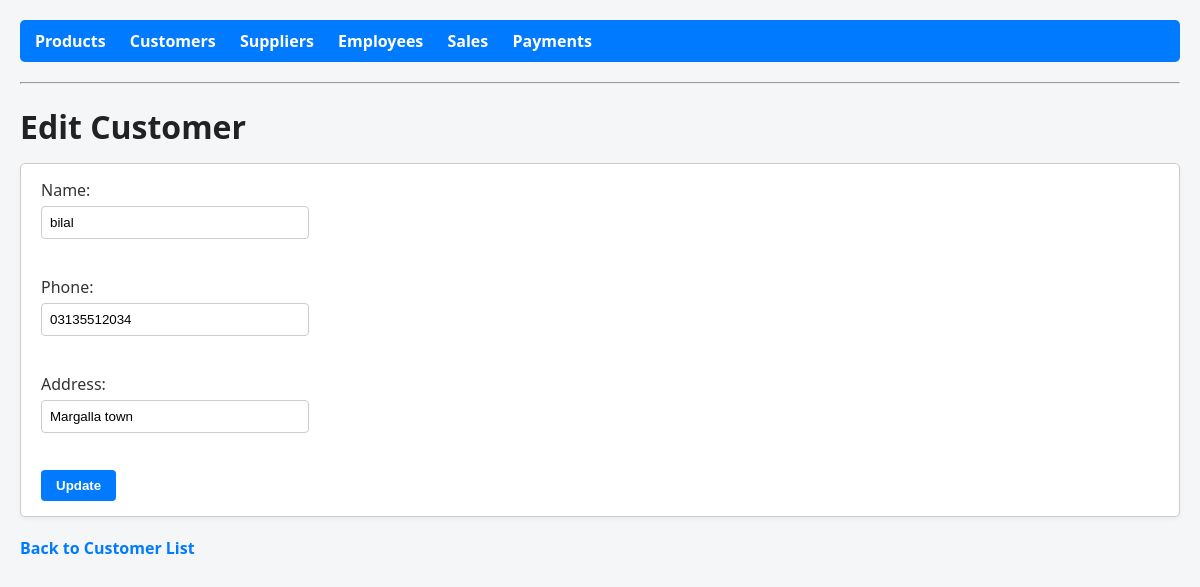
The app's page /edit-customer/2 with its own data.
### tables this page shows
CREATE TABLE Customer (
    CustomerID INTEGER PRIMARY KEY AUTOINCREMENT,
    Name TEXT NOT NULL,
    Phone TEXT,
    Address TEXT
);

### app.py (the view, shortened to what this page needs)
@app.route('/edit-customer/<int:id>', methods=['GET', 'POST'])
def edit_customer(id):
    conn = get_db_connection()
    customer = conn.execute('SELECT * FROM Customer WHERE CustomerID = ?', (id,)).fetchone()
    conn.close()
    return render_template('edit_customer.html', customer=customer)

### app.py (called while the page is built)
def get_db_connection():
    conn = sqlite3.connect(DB)
    conn.row_factory = sqlite3.Row
    return conn

### templates/edit_customer.html (shortened to what this page needs)
<!DOCTYPE html>
<html>
<head>
    <link rel="stylesheet" href="{{ url_for('static', filename='style.css') }}">
</head>
<body>
    <nav class="navbar">
    <a href="{{ url_for('index') }}">Products</a>
    <a href="{{ url_for('customers') }}">Customers</a>
    <a href="{{ url_for('suppliers') }}">Suppliers</a>
    <a href="{{ url_for('employees') }}">Employees</a>
    <a href="{{ url_for('sales') }}">Sales</a>
    <a href="{{ url_for('payments') }}">Payments</a>
</nav>
<hr>
    <h1>Edit Customer</h1>
    <form method="POST">
        Name: <input type="text" name="name" value="{{ customer['Name'] }}" required><br>
        Phone: <input type="text" name="phone" value="{{ customer['Phone'] }}"><br>
        Address: <input type="text" name="address" value="{{ customer['Address'] }}"><br>
        <button type="submit">Update</button>
    </form>
    <a href="{{ url_for('customers') }}">Back to Customer List</a>
</body>
</html>

### static/style.css (style rules this page uses)
body { font-family: "Segoe UI", Tahoma, Geneva, Verdana, sans-serif; margin: 20px; background-color: #f4f6f8; color: #333; }
h1, h2, h3 { color: #222; margin-bottom: 15px; }
.navbar { background-color: #007BFF; padding: 10px 15px; border-radius: 5px; margin-bottom: 20px; }
.navbar a { color: white; font-weight: bold; text-decoration: none; margin-right: 20px; }
form { background-color: #fff; padding: 15px 20px; border-radius: 5px; border: 1px solid #ccc; margin-bottom: 20px; box-shadow: 0 2px 5px rgba(0,0,0,0.05); }
form input[type="text"], form input[type="number"], form input[type="date"], form select { padding: 8px; margin: 5px 0 15px 0; width: 250px; border: 1px solid #ccc; border-radius: 4px; display: block; }
form button { padding: 8px 15px; background-color: #007BFF; color: white; border: none; border-radius: 4px; cursor: pointer; font-weight: bold; }
a { text-decoration: none; color: #007BFF; margin-right: 15px; font-weight: bold; }

### records on screen
Customer: name "bilal", phone "03135512034", address "Margalla town"
